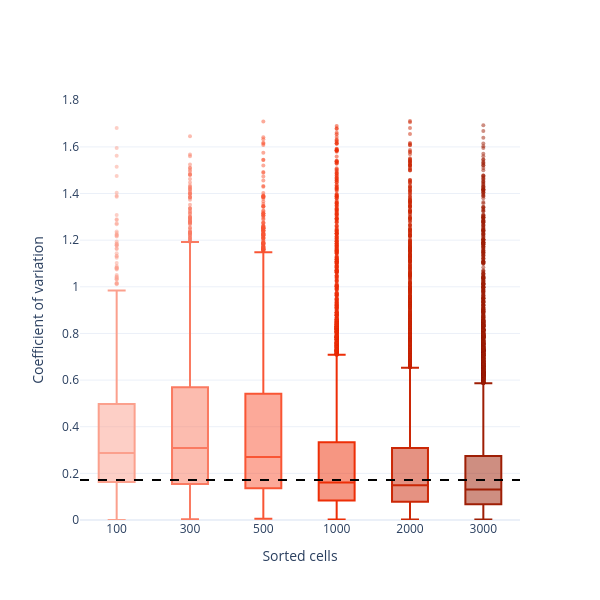

The cell this chart's notebook holds for it:
### Markdown cell above
# Supplementary Figure 2a
Coefficient of variation of Class I phosphosite intensities across the 3 HeLa nanoPhos replicates, per sorted-cell number. Per project policy, CV is a per-feature quantitative metric — multiplicity is KEPT (no collapse).

### Code cell
# Suppl 2a - CV of Class I phosphosite intensities (HeLa nanoPhos), per cell number.
# Strict per-run Class I via process_ptm_site_report; CV computed in LINEAR space across
# the 3 replicates, requiring all 3 valid (matches Figure3_v00 logic). Multiplicity KEPT.
cv_by_cells = {}
for n in HELA_CELL_ORDER:
    if n not in hela_nanophos:
        continue
    sd = process_ptm_site_report(hela_nanophos[n], cutoff=0.75)['site_data']
    cols = [c for c in sd.columns if c not in PROC_META]
    lin = np.power(2.0, sd[cols])                       # log2 -> linear
    n_valid = lin.notna().sum(axis=1)
    cv = lin.std(axis=1) / lin.mean(axis=1)             # ddof=1 (pandas default), as in v00
    cv = cv.where(n_valid >= len(cols))                 # require all replicates valid
    cv_by_cells[n] = cv.dropna()

all_cv = np.concatenate([v.values for v in cv_by_cells.values()])
median_cv = float(np.nanmedian(all_cv))
print('median CV (all cell numbers): %.3f  (%.1f%%)' % (median_cv, 100 * median_cv))
for n, v in cv_by_cells.items():
    print(f'  {n:>4} cells: n={len(v):>5}  median CV={np.nanmedian(v):.3f}')

order = [n for n in HELA_CELL_ORDER if n in cv_by_cells]
fig = go.Figure()
for i, n in enumerate(order):
    fig.add_trace(go.Box(
        y=cv_by_cells[n], x=[str(n)] * len(cv_by_cells[n]), name=str(n),
        marker_color=color_sequence_red[i], line=dict(color=color_sequence_red[i]),
        boxpoints='outliers',                           # show outlier points beyond whiskers
        marker=dict(size=4, opacity=0.5), showlegend=False,
    ))
fig.add_hline(y=median_cv, line={'dash': 'dash', 'width': 2, 'color': 'black'})
fig.update_layout(width=600, height=600, template='plotly_white',
                  xaxis_title='Sorted cells', yaxis_title='Coefficient of variation')
fig.update_xaxes(categoryorder='array', categoryarray=[str(n) for n in order])
fig.update_yaxes(rangemode='tozero')
fig.show()
fig.write_image(r'D:\Projects\nanoPhos\figures_upd\figure3\suppl_figure2a.pdf', width=600, height=600)

### Figure 1 — Plotly figure (JSON) as saved in the notebook; plotly's stock layout.template omitted (floating-point values rounded to 4 significant figures; data arrays with more than 128 entries replaced by an {"elided": "..."} marker saying what was removed)
{"data": [{"boxpoints": "outliers", "line": {"color": "#FBA08D"}, "marker": {"color": "#FBA08D", "opacity": 0.5, "size": 4}, "name": "100", "showlegend": false, "type": "box", "x": {"elided": "1452 str values"}, "y": {"elided": "1452 float values"}}, {"boxpoints": "outliers", "line": {"color": "#FA7A61"}, "marker": {"color": "#FA7A61", "opacity": 0.5, "size": 4}, "name": "300", "showlegend": false, "type": "box", "x": {"elided": "3362 str values"}, "y": {"elided": "3362 float values"}}, {"boxpoints": "outliers", "line": {"color": "#F95534"}, "marker": {"color": "#F95534", "opacity": 0.5, "size": 4}, "name": "500", "showlegend": false, "type": "box", "x": {"elided": "4712 str values"}, "y": {"elided": "4712 float values"}}, {"boxpoints": "outliers", "line": {"color": "#ED2E07"}, "marker": {"color": "#ED2E07", "opacity": 0.5, "size": 4}, "name": "1000", "showlegend": false, "type": "box", "x": {"elided": "6821 str values"}, "y": {"elided": "6821 float values"}}, {"boxpoints": "outliers", "line": {"color": "#CB2706"}, "marker": {"color": "#CB2706", "opacity": 0.5, "size": 4}, "name": "2000", "showlegend": false, "type": "box", "x": {"elided": "9550 str values"}, "y": {"elided": "9550 float values"}}, {"boxpoints": "outliers", "line": {"color": "#9E1E05"}, "marker": {"color": "#9E1E05", "opacity": 0.5, "size": 4}, "name": "3000", "showlegend": false, "type": "box", "x": {"elided": "11014 str values"}, "y": {"elided": "11014 float values"}}], "layout": {"height": 600, "shapes": [{"line": {"color": "black", "dash": "dash", "width": 2}, "type": "line", "x0": 0, "x1": 1, "xref": "x domain", "y0": 0.1719, "y1": 0.1719, "yref": "y"}], "width": 600, "xaxis": {"categoryarray": ["100", "300", "500", "1000", "2000", "3000"], "categoryorder": "array", "title": {"text": "Sorted cells"}}, "yaxis": {"rangemode": "tozero", "title": {"text": "Coefficient of variation"}}}}
